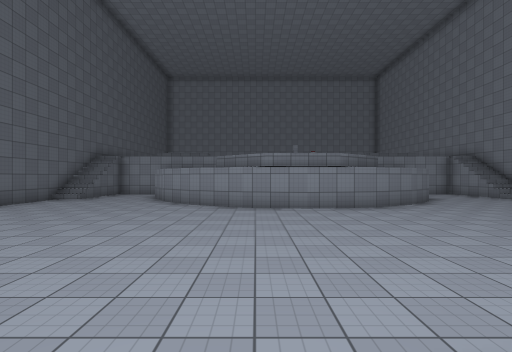
[1] (above)

19 first-person views from a walk through a Unity game level. The camera is 1.2 m above the floor, looks level and sees 85° across. The floor is counted in squares, 2 m on a side. Each view is taken from the middle of a square. On the plan, view 1 faces up. The plan holds only what a view shows up to about 9 squares ahead; the rest is blank. The player character is not drawn. Surface patterns are stand-ins for the level's own textures.

[2]
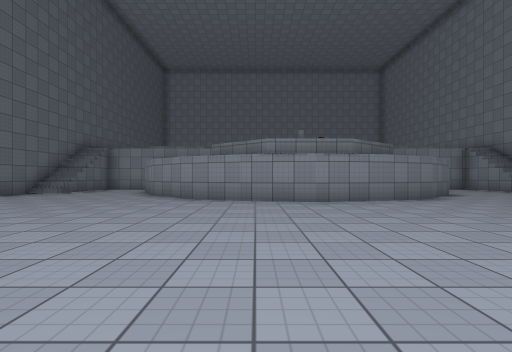

[3]
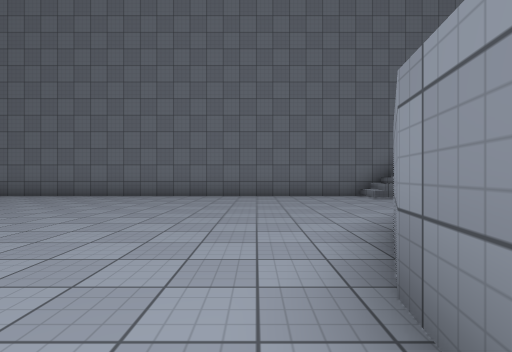

[4]
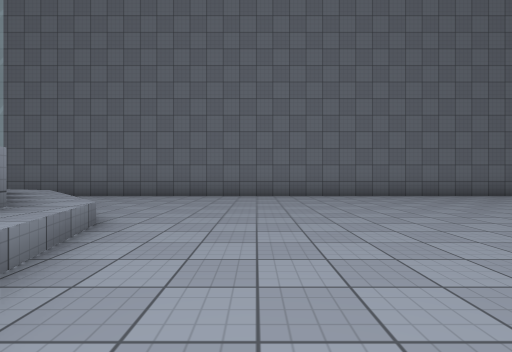

[5]
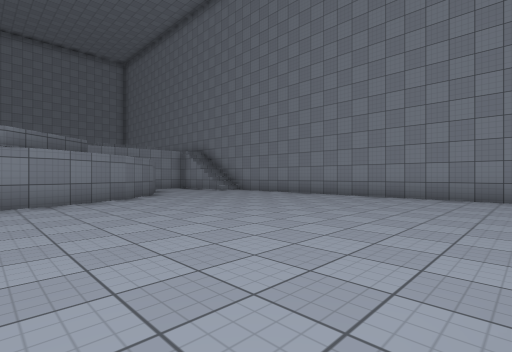

[6]
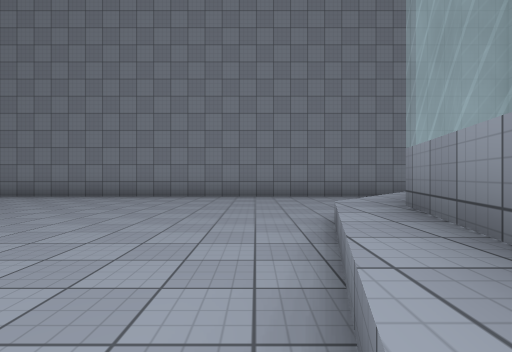

[7]
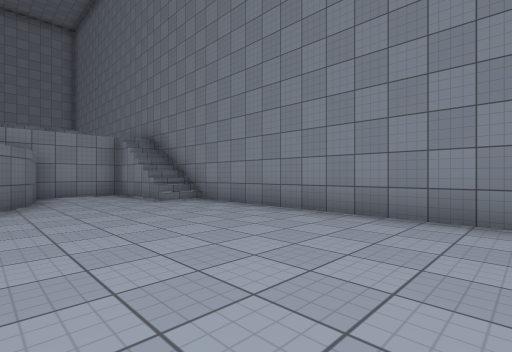

[8]
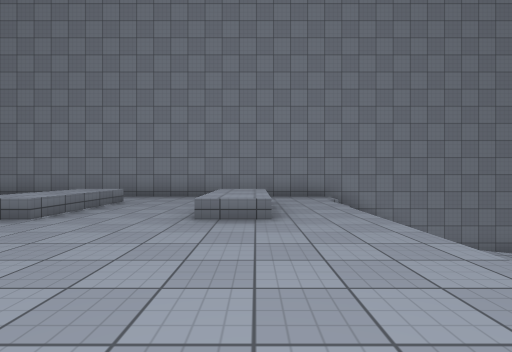

[9]
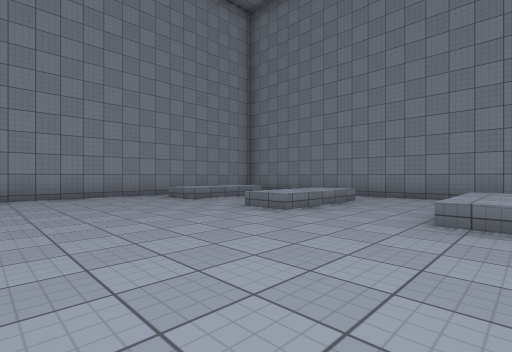

[10]
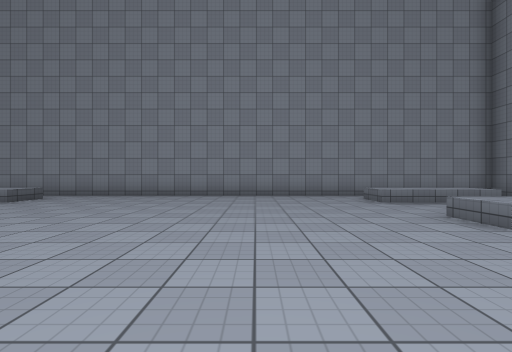

[11]
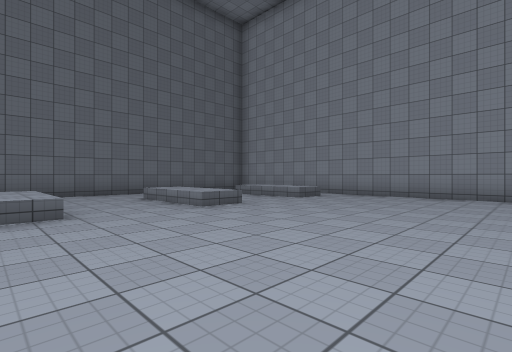

[12]
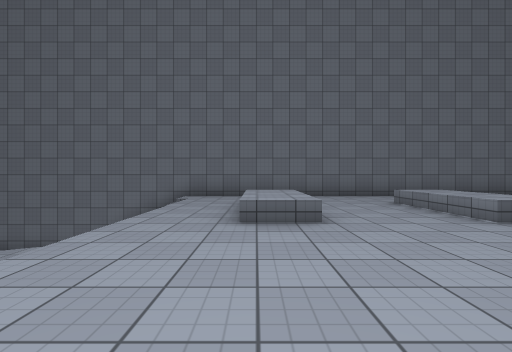

[13]
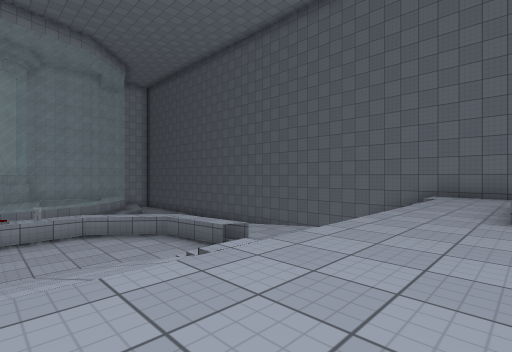

[14]
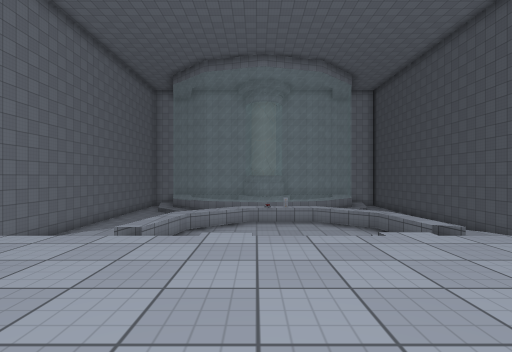

[15]
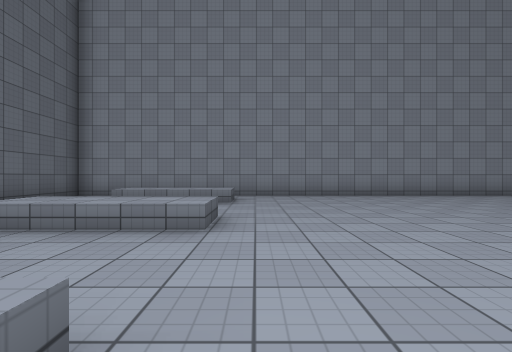

[16]
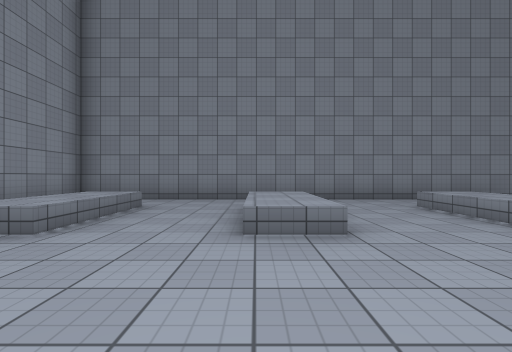

[17]
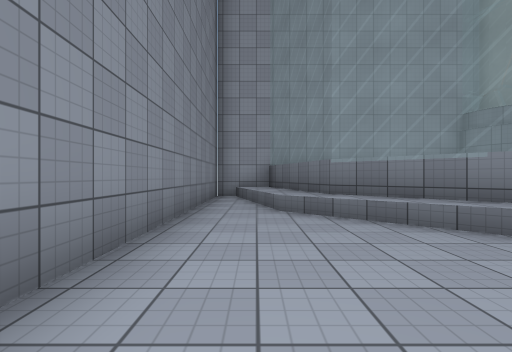

[18]
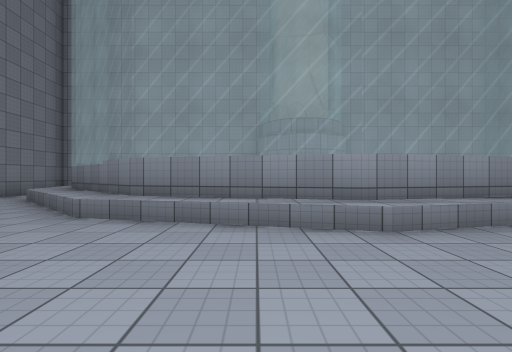

[19]
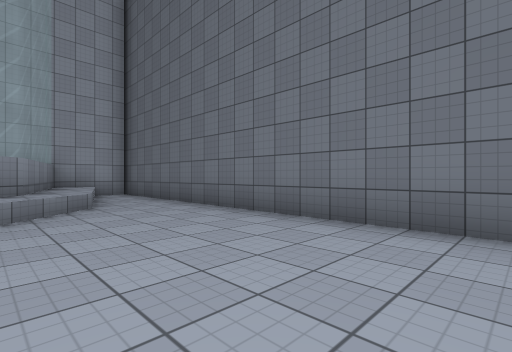

### Floor plan
Key: @ floor where view 1 was taken; # wall or solid block; . main floor; : floor 0.5 m higher than the main floor; + floor 2.25 m higher than the main floor; * floor 3.5 m higher than the main floor; / step, stairs or slope; = window, fence, low wall or low ledge; ^ raised ledge; O other object.
Columns run from 8 left of view 1 to 11 right of it. Each row starts with its distance up from view 1.
 24 ###################
 23 #*   **********    #
 22 #  ^^^********^^^ *#
 21 #  ****************#
 20 #   ***************#
 19 #* ^^^********^^^**#
 18 #**^^^********^^^**#
 17 #******************#
 16 #  ****************#
 15 #**^^^********^^^**#
 14 #******************#
 13 #//////////////////#
 12 #/       //    /.//#
 11 #/   ++^+// ^ +/.//#
 10 #/...++^++++^+/..//#
  9 #..../+^+++^+/.....#
  8 #......#^O^^.......#
  7 #..................#
  6 #..................#
  5 #..................#
  4 #..................#
  3 #..................#
  2 #..................#
  1 #........//........#
  0 #...../:@^^^://....#
 -1 #.../:^^^   ^^:/...#
 -2 #../:^        =:/..#
 -3 #..:^          =:..#
 -4 #./:^           ^/.#
 -5 #./^            ^/.#
 -6 #.:^           ^^:.#
 -7 ###              ###

Where each view was taken, in squares from view 1:
view 1: 0 up, 0 right, facing up
view 2: 1 up, 0 right, facing up
view 3: 7 up, 1 right, facing left
view 4: 2 up, 1 right, facing left
view 5: 1 up, 2 right, facing up-right
view 6: 1 up, 2 right, facing right
view 7: 4 up, 6 right, facing up-right
view 8: 15 up, 2 right, facing right
view 9: 15 up, 2 right, facing up-right
view 10: 15 up, 3 right, facing up
view 11: 15 up, 2 right, facing up-left
view 12: 15 up, 1 right, facing left
view 13: 15 up, 2 right, facing down-left
view 14: 16 up, 2 right, facing down
view 15: 15 up, 2 left, facing up
view 16: 19 up, 3 right, facing right
view 17: 2 up, 9 right, facing down
view 18: 4 up, 3 right, facing down
view 19: 3 up, 4 left, facing down-left
